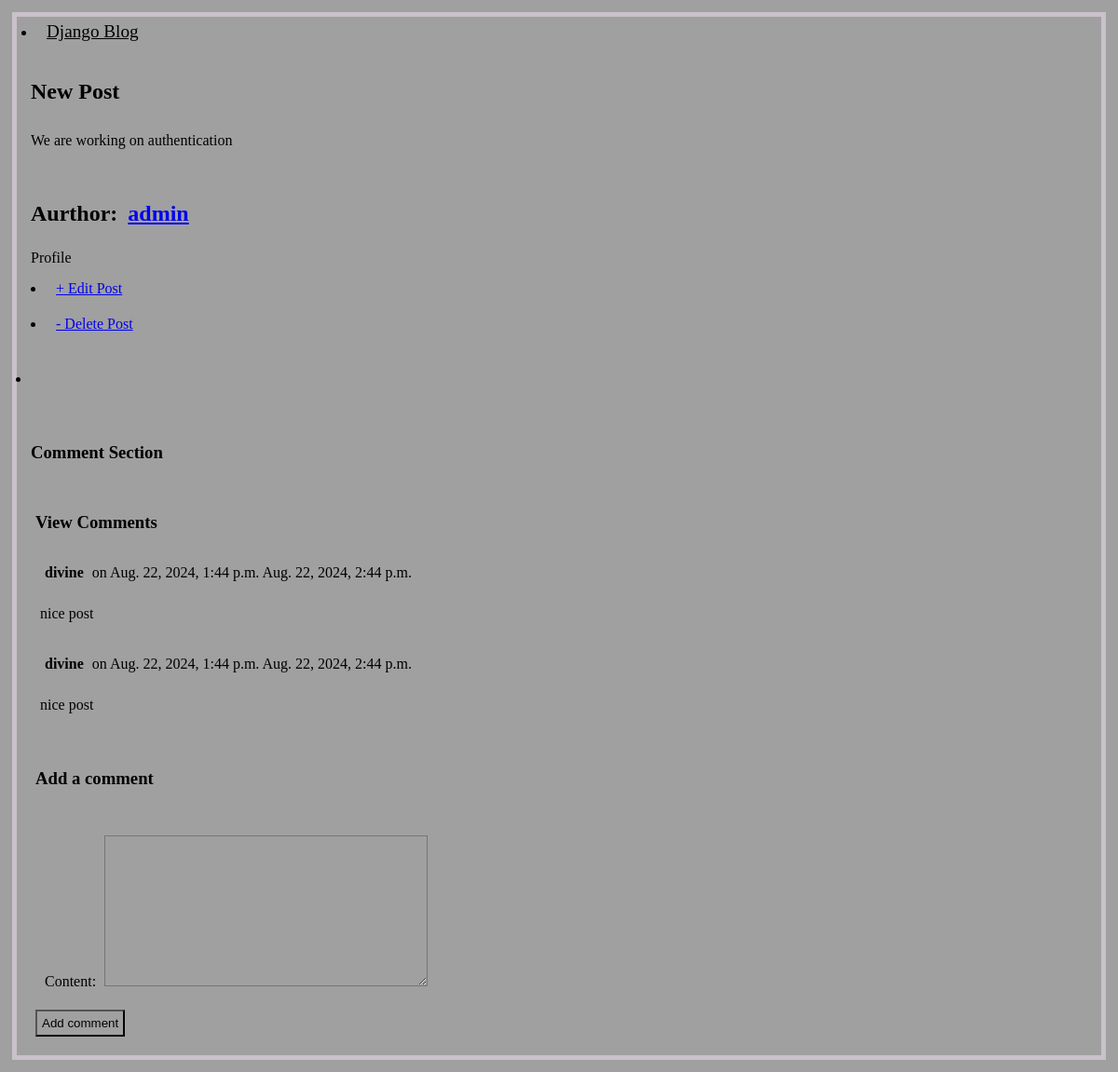
The app's page /post/4/ with its own data.
### blog/models.py (models this page shows, shortened)
class Post(models.Model):
    title = models.CharField(max_length=200)
    author = models.ForeignKey(
        User,
        on_delete=models.CASCADE
    )
    body = models.TextField()

class Comment(models.Model):
    post = models.ForeignKey(Post, on_delete=models.CASCADE, related_name='comments')
    author = models.ForeignKey(User, on_delete=models.CASCADE, related_name='comments')
    content = models.TextField()
    created_at = models.DateTimeField(auto_now_add=True)

### blog/views.py (the view, shortened to what this page needs)
# urls.py: path("post/<int:pk>/", BlogDetailView.as_view(), name="post_detail"),
class BlogDetailView(FormMixin ,DetailView):
  model = Post
  template_name = 'post_detail.html'
  form_class = CommentForm
  def get_context_data(self, **kwargs):
    context = super().get_context_data(**kwargs)
    context['comments']= self.object.comments.all
    if 'form' not in context:
      context['form']= self.get_form()
    return context

### blog/forms.py
class CommentForm(ModelForm):
    class Meta:
         model = Comment
         fields =['content']

### templates/post_detail.html (shortened to what this page needs)
{% extends 'base.html' %}
{% block content %}
<div class="post-entry">
    <h2> {{post.title}} </h2>
    <p> {{ post.body}} </p>
</div>
<div>
    <h2>Aurthor: <a href="{% url 'profile' %}">{{ post.author }}</a> </h2>
    <a> Profile </a>
</div>
<div>
    <li> <a href="{% url 'post_edit' post.pk %}"> + Edit Post</a></li>
</div>
<div>
     <li> <a href="{%  url 'post_delete' post.pk %}"> - Delete Post</a> </li>
</div>
<div>
    <ul><li><a href=""></a></li></ul>
</div>
<div>
    <h3>Comment Section</h3>
    <div>
        <h3> View Comments</h3>
        {% for comment in comments %}
        <div class="comment">
            <div class="comment-meta">
                <strong>{{ comment.author }}</strong>
                on {{ comment.created_at }}
                {% load tz %}
                {% timezone "Africa/Lagos" %}
                     {{ comment.created_at }}
                {% endtimezone %}
            </div>
            <p> {{ comment.content }}</p>
        </div>
        {% empty %}
        <p> No comments yet...</p>
        {% endfor %}
    </div>
    <div>
        <h3>Add a comment </h3>
        <form action="" method="post">
            {{ form.as_p}}
            <button type="submit"> Add comment</button>
        </form>
    </div>
</div>
{% endblock content %}

### templates/base.html (shortened to what this page needs)
<!DOCTYPE html>
{% load static %}
<html lang="en">
<head>
  <link rel="stylesheet" href="{% static 'style.css' %}">
</head>
<body>
  <li>
    <a class="title" href="{% url 'home' %}">Django Blog</a>
  </li>
  <div>
    {% block content %}
    {% endblock content %}
  </div>
</body>
</html>

### static/style.css (style rules this page uses)
* { box-sizing: border-box; padding: 5px; background: #a0a0a0; }
body { background-color: rgb(202, 194, 202); color: #000; }
.title { color: black; font-size: larger; }

### records on screen
Post: title "New Post", body "We are working on authentication", author "admin"
Comment: author "divine", created_at "Aug. 22, 2024, 1:44 p.m.", created_at "Aug. 22, 2024, 2:44 p.m.", content "nice post"
Comment: author "divine", created_at "Aug. 22, 2024, 1:44 p.m.", created_at "Aug. 22, 2024, 2:44 p.m.", content "nice post"
